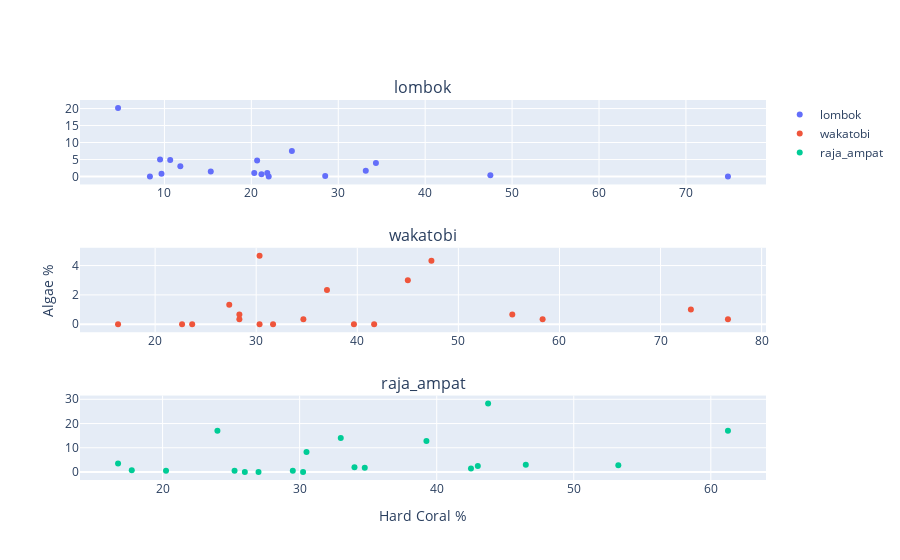

The cell this chart's notebook holds for it:
### Markdown cell above
https://plotly.com/python/discrete-color/

you can choose your color palette you want to utilize

### Code cell
# import plotly.subplots as sp


# Get unique regions from the 'region' column
unique_regions = drivers_data['region'].unique()

# Create subplots with one subplot for each region
fig = sp.make_subplots(rows=len(unique_regions), cols=1, subplot_titles=unique_regions)

# Loop through each unique region and create a scatter plot for it
for i, region in enumerate(unique_regions, start=1):
    region_data = drivers_data[drivers_data['region'] == region]
    
    scatter = go.Scatter(
        x=region_data['hard_coral'],
        y=region_data['algae'],
        mode='markers',
        name=region,
        text=region_data['region']
    )
    
    fig.add_trace(scatter, row=i, col=1)

# # Update layout for the main figure
# fig.update_layout(
#     title='Scatter Plots of Hard Coral % vs. Algae by Region %',
#     xaxis_title='Hard Coral %',
#     yaxis_title='Algae %',
# )

# Set the axis labels for the center subplot
    fig.update_xaxes(title_text='Hard Coral %', row=3, col=1)
    fig.update_yaxes(title_text='Algae %', row=2, col=1)
        
# Show the chart
fig.show()

### Figure 1 — Plotly figure (JSON) as saved in the notebook; plotly's stock layout.template omitted (floating-point values rounded to 4 significant figures)
{"data": [{"mode": "markers", "name": "lombok", "text": ["lombok", "lombok", "lombok", "lombok", "lombok", "lombok", "lombok", "lombok", "lombok", "lombok", "lombok", "lombok", "lombok", "lombok", "lombok", "lombok", "lombok", "lombok"], "type": "scatter", "x": [20.67, 21.17, 15.33, 33.17, 10.67, 34.33, 28.5, 8.333, 9.667, 4.667, 9.5, 22, 47.5, 74.83, 21.83, 20.33, 11.83, 24.67], "xaxis": "x", "y": [4.667, 0.6667, 1.5, 1.667, 4.833, 4, 0.1667, 0, 0.8333, 20.17, 5, 0, 0.3333, 0, 1, 1, 3, 7.5], "yaxis": "y"}, {"mode": "markers", "name": "wakatobi", "text": ["wakatobi", "wakatobi", "wakatobi", "wakatobi", "wakatobi", "wakatobi", "wakatobi", "wakatobi", "wakatobi", "wakatobi", "wakatobi", "wakatobi", "wakatobi", "wakatobi", "wakatobi", "wakatobi", "wakatobi", "wakatobi", "wakatobi"], "type": "scatter", "x": [28.33, 34.67, 31.67, 23.67, 55.33, 45, 47.33, 58.33, 30.33, 37, 73, 41.67, 16.33, 22.67, 27.33, 28.33, 30.33, 39.67, 76.67], "xaxis": "x2", "y": [0.6667, 0.3333, 0, 0, 0.6667, 3, 4.333, 0.3333, 0, 2.333, 1, 0, 0, 0, 1.333, 0.3333, 4.667, 0, 0.3333], "yaxis": "y2"}, {"mode": "markers", "name": "raja_ampat", "text": ["raja_ampat", "raja_ampat", "raja_ampat", "raja_ampat", "raja_ampat", "raja_ampat", "raja_ampat", "raja_ampat", "raja_ampat", "raja_ampat", "raja_ampat", "raja_ampat", "raja_ampat", "raja_ampat", "raja_ampat", "raja_ampat", "raja_ampat", "raja_ampat", "raja_ampat", "raja_ampat"], "type": "scatter", "x": [43, 25.25, 34.75, 46.5, 27, 26, 34, 29.5, 33, 39.25, 61.25, 30.5, 53.25, 30.25, 42.5, 43.75, 20.25, 17.75, 16.75, 24], "xaxis": "x3", "y": [2.5, 0.5, 1.75, 3, 0, 0, 2, 0.5, 14, 12.75, 17, 8.25, 2.75, 0, 1.5, 28.25, 0.5, 0.75, 3.5, 17], "yaxis": "y3"}], "layout": {"annotations": [{"font": {"size": 16}, "showarrow": false, "text": "lombok", "x": 0.5, "xanchor": "center", "xref": "paper", "y": 1, "yanchor": "bottom", "yref": "paper"}, {"font": {"size": 16}, "showarrow": false, "text": "wakatobi", "x": 0.5, "xanchor": "center", "xref": "paper", "y": 0.6111, "yanchor": "bottom", "yref": "paper"}, {"font": {"size": 16}, "showarrow": false, "text": "raja_ampat", "x": 0.5, "xanchor": "center", "xref": "paper", "y": 0.2222, "yanchor": "bottom", "yref": "paper"}], "xaxis": {"anchor": "y", "domain": [0, 1]}, "xaxis2": {"anchor": "y2", "domain": [0, 1]}, "xaxis3": {"anchor": "y3", "domain": [0, 1], "title": {"text": "Hard Coral %"}}, "yaxis": {"anchor": "x", "domain": [0.7778, 1]}, "yaxis2": {"anchor": "x2", "domain": [0.3889, 0.6111], "title": {"text": "Algae %"}}, "yaxis3": {"anchor": "x3", "domain": [0, 0.2222]}}}
